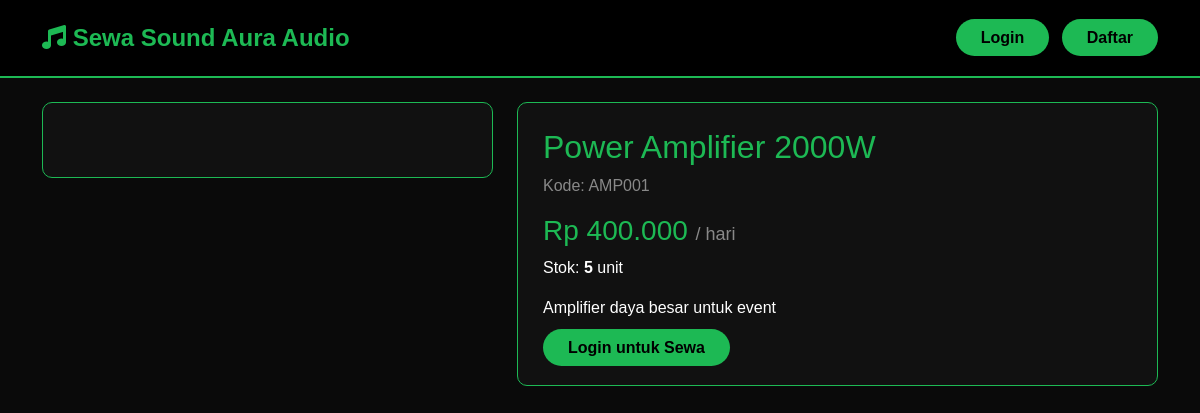
Screenshot of /detail.php?id=2 with the database file from the repository.
### tables this page shows
CREATE TABLE barang (
    id_barang INT AUTO_INCREMENT PRIMARY KEY,
    kode_barang VARCHAR(20) UNIQUE NOT NULL,
    nama_barang VARCHAR(100) NOT NULL,
    id_kategori INT NOT NULL,
    harga_sewa INT NOT NULL,
    stok INT NOT NULL,
    deskripsi TEXT,
    FOREIGN KEY (id_kategori) REFERENCES kategori(id_kategori)
);

### detail.php (the view, shortened to what this page needs)
<?php
require_once 'database.php';
$id = $_GET['id'];
$barang = mysqli_fetch_assoc(mysqli_query($conn, "SELECT * FROM barang WHERE id_barang=$id"));
?>
<!DOCTYPE html>
<html>
<head>
    <link href="https://cdn.jsdelivr.net/npm/bootstrap@5.3.0/dist/css/bootstrap.min.css" rel="stylesheet">
    <link rel="stylesheet" href="https://cdnjs.cloudflare.com/ajax/libs/font-awesome/6.4.0/css/all.min.css">
</head>
<body>
<nav class="navbar navbar-expand-lg">
    <div class="container">
        <a class="navbar-brand" href="index.php"><i class="fas fa-music"></i> Sewa Sound Aura Audio</a>
        <div class="ms-auto">
            <?php if(isset($_SESSION['id_user'])): ?>
                <a href="<?= $_SESSION['level']=='admin'?'admin/dashboard.php':'customer/dashboard.php' ?>" class="btn-spotify btn-sm me-2">Dashboard</a>
                <a href="logout.php" class="btn-spotify btn-sm">Logout</a>
            <?php else: ?>
                <a href="login.php" class="btn-spotify btn-sm me-2">Login</a>
                <a href="register.php" class="btn-spotify btn-sm">Daftar</a>
            <?php endif; ?>
        </div>
    </div>
</nav>
<div class="container mt-4">
    <div class="row">
        <div class="col-md-5">
            <div class="card-dark text-center">
            </div>
        </div>
        <div class="col-md-7">
            <div class="card-dark">
                <h2 class="text-spotify"><?= $barang['nama_barang'] ?></h2>
                <p class="text-white-50">Kode: <?= $barang['kode_barang'] ?></p>
                <h3 class="text-spotify">Rp <?= number_format($barang['harga_sewa'],0,',','.') ?> <span class="text-white-50" style="font-size:18px;">/ hari</span></h3>
                <p class="text-white">Stok: <strong><?= $barang['stok'] ?></strong> unit</p>
                <p class="text-white"><?= nl2br($barang['deskripsi']) ?></p>
                <?php if(isset($_SESSION['id_user']) && $_SESSION['level'] == 'customer' && $barang['stok'] > 0): ?>
                    <a href="customer/pemesanan.php?id=<?= $barang['id_barang'] ?>" class="btn-spotify mt-3">Sewa Sekarang</a>
                <?php elseif(!isset($_SESSION['id_user'])): ?>
                    <a href="login.php" class="btn-spotify mt-3">Login untuk Sewa</a>
                <?php else: ?>
                    <button class="btn btn-secondary mt-3" disabled>Stok Habis</button>
                <?php endif; ?>
            </div>
        </div>
    </div>
</div>
</body>
</html>

### detail.php (style rules this page uses)
body { background:#0a0a0a;color:#fff;font-family:Arial; }
.navbar { background:#000;border-bottom:2px solid #1DB954;padding:15px 30px; }
.navbar-brand { color:#1DB954;font-size:24px;font-weight:bold; }
.btn-spotify { background:#1DB954;color:#000;font-weight:bold;border:none;padding:10px 25px;border-radius:25px;text-decoration:none; }
.card-dark { background:#111;border:1px solid #1DB954;border-radius:10px;padding:25px; }
.text-spotify { color:#1DB954; }

### rows the page displays
barang: nama_barang "Power Amplifier 2000W", kode_barang "AMP001", harga_sewa "400.000", stok "5", deskripsi "Amplifier daya besar untuk event"
